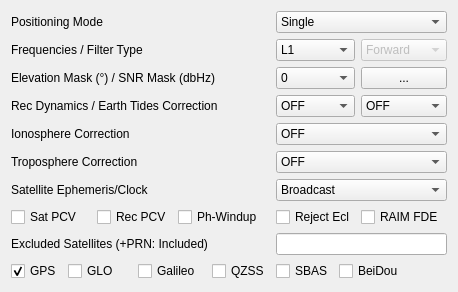
     <widget class="QWidget" name="TabSheet1">
      <property name="toolTip">
       <string/>
      </property>
      <attribute name="title">
       <string>Setting&amp;1</string>
      </attribute>
      <layout class="QGridLayout" name="gridLayout">
       <item row="9" column="0">
        <widget class="QCheckBox" name="NavSys1">
         <property name="toolTip">
          <string/>
         </property>
         <property name="text">
          <string>GPS</string>
         </property>
         <property name="checked">
          <bool>true</bool>
         </property>
        </widget>
       </item>
       <item row="9" column="1" colspan="2">
        <widget class="QCheckBox" name="NavSys2">
         <property name="toolTip">
          <string/>
         </property>
         <property name="text">
          <string>GLO</string>
         </property>
         <property name="checked">
          <bool>false</bool>
         </property>
        </widget>
       </item>
       <item row="9" column="3" colspan="2">
        <widget class="QCheckBox" name="NavSys3">
         <property name="toolTip">
          <string/>
         </property>
         <property name="text">
          <string>Galileo</string>
         </property>
         <property name="checked">
          <bool>false</bool>
         </property>
        </widget>
       </item>
       <item row="9" column="5">
        <widget class="QCheckBox" name="NavSys4">
         <property name="toolTip">
          <string/>
         </property>
         <property name="text">
          <string>QZSS</string>
         </property>
         <property name="checked">
          <bool>false</bool>
         </property>
        </widget>
       </item>
       <item row="9" column="6">
        <widget class="QCheckBox" name="NavSys5">
         <property name="toolTip">
          <string/>
         </property>
         <property name="text">
          <string>SBAS</string>
         </property>
         <property name="checked">
          <bool>false</bool>
         </property>
        </widget>
       </item>
       <item row="9" column="7" colspan="2">
        <widget class="QCheckBox" name="NavSys6">
         <property name="toolTip">
          <string/>
         </property>
         <property name="text">
          <string>BeiDou</string>
         </property>
         <property name="checked">
          <bool>false</bool>
         </property>
        </widget>
       </item>
       <item row="3" column="0" colspan="6">
        <widget class="QLabel" name="Label3">
         <property name="enabled">
          <bool>true</bool>
         </property>
         <property name="toolTip">
          <string/>
         </property>
         <property name="text">
          <string>Rec Dynamics / Earth Tides Correction</string>
         </property>
        </widget>
       </item>
       <item row="3" column="6" colspan="2">
        <widget class="QComboBox" name="DynamicModel">
         <property name="enabled">
          <bool>true</bool>
         </property>
         <property name="toolTip">
          <string/>
         </property>
         <item>
          <property name="text">
           <string>OFF</string>
          </property>
         </item>
         <item>
          <property name="text">
           <string>ON</string>
          </property>
         </item>
        </widget>
       </item>
       <item row="3" column="8">
        <widget class="QComboBox" name="TideCorr">
         <property name="enabled">
          <bool>true</bool>
         </property>
         <property name="toolTip">
          <string/>
         </property>
         <item>
          <property name="text">
           <string>OFF</string>
          </property>
         </item>
         <item>
          <property name="text">
           <string>Solid</string>
          </property>
         </item>
        </widget>
       </item>
       <item row="4" column="0" colspan="4">
        <widget class="QLabel" name="Label8">
         <property name="enabled">
          <bool>true</bool>
         </property>
         <property name="toolTip">
          <string/>
         </property>
         <property name="text">
          <string>Ionosphere Correction</string>
         </property>
        </widget>
       </item>
       <item row="5" column="0" colspan="4">
        <widget class="QLabel" name="Label9">
         <property name="enabled">
          <bool>true</bool>
         </property>
         <property name="toolTip">
          <string/>
         </property>
         <property name="text">
          <string>Troposphere Correction</string>
         </property>
        </widget>
       </item>
       <item row="5" column="6" colspan="3">
        <widget class="QComboBox" name="TropOpt">
         <property name="enabled">
          <bool>true</bool>
         </property>
         <property name="toolTip">
          <string/>
         </property>
         <item>
          <property name="text">
           <string>OFF</string>
          </property>
         </item>
         <item>
          <property name="text">
           <string>Saastamoinen</string>
          </property>
         </item>
         <item>
          <property name="text">
           <string>SBAS</string>
          </property>
         </item>
         <item>
          <property name="text">
           <string>Estimate ZTD</string>
          </property>
         </item>
         <item>
          <property name="text">
           <string>Estimate ZTD+Grad</string>
          </property>
         </item>
        </widget>
       </item>
       <item row="1" column="6" colspan="2">
        <widget class="QComboBox" name="Freq">
         <property name="enabled">
          <bool>true</bool>
         </property>
         <property name="toolTip">
          <string/>
         </property>
         <item>
          <property name="text">
           <string>L1</string>
          </property>
         </item>
         <item>
          <property name="text">
           <string>L1+L2</string>
          </property>
         </item>
        </widget>
       </item>
       <item row="1" column="8">
        <widget class="QComboBox" name="Solution">
         <property name="enabled">
          <bool>false</bool>
         </property>
         <property name="toolTip">
          <string/>
         </property>
         <item>
          <property name="text">
           <string>Forward</string>
          </property>
         </item>
         <item>
          <property name="text">
           <string>Backward</string>
          </property>
         </item>
         <item>
          <property name="text">
           <string>Combined</string>
          </property>
         </item>
        </widget>
       </item>
       <item row="2" column="0" colspan="6">
        <widget class="QLabel" name="LabelElMask">
         <property name="enabled">
          <bool>true</bool>
         </property>
         <property name="toolTip">
          <string/>
         </property>
         <property name="text">
          <string>Elevation Mask (°) / SNR Mask (dbHz)</string>
         </property>
        </widget>
       </item>
       <item row="4" column="6" colspan="3">
        <widget class="QComboBox" name="IonoOpt">
         <property name="enabled">
          <bool>true</bool>
         </property>
         <property name="toolTip">
          <string/>
         </property>
         <item>
          <property name="text">
           <string>OFF</string>
          </property>
         </item>
         <item>
          <property name="text">
           <string>Broadcast</string>
          </property>
         </item>
         <item>
          <property name="text">
           <string>SBAS</string>
          </property>
         </item>
         <item>
          <property name="text">
           <string>Iono-Free LC</string>
          </property>
         </item>
         <item>
          <property name="text">
           <string>Estimate STEC</string>
          </property>
         </item>
         <item>
          <property name="text">
           <string>IONEX TEC</string>
          </property>
         </item>
         <item>
          <property name="text">
           <string>QZSS Broadcast</string>
          </property>
         </item>
         <item>
          <property name="text">
           <string>QZSS LEX</string>
          </property>
         </item>
        </widget>
       </item>
       <item row="2" column="6" colspan="2">
        <widget class="QComboBox" name="ElMask">
         <property name="enabled">
          <bool>true</bool>
         </property>
         <property name="toolTip">
          <string/>
         </property>
         <item>
          <property name="text">
           <string>0</string>
          </property>
         </item>
         <item>
          <property name="text">
           <string>5</string>
          </property>
         </item>
         <item>
          <property name="text">
           <string>10</string>
          </property>
         </item>
         <item>
          <property name="text">
           <string>15</string>
          </property>
         </item>
         <item>
          <property name="text">
           <string>20</string>
          </property>
         </item>
         <item>
          <property name="text">
           <string>25</string>
          </property>
         </item>
         <item>
          <property name="text">
           <string>30</string>
          </property>
         </item>
         <item>
          <property name="text">
           <string>35</string>
          </property>
         </item>
         <item>
          <property name="text">
           <string>40</string>
          </property>
         </item>
         <item>
          <property name="text">
           <string>45</string>
          </property>
         </item>
         <item>
          <property name="text">
           <string>50</string>
          </property>
         </item>
         <item>
          <property name="text">
           <string>55</string>
          </property>
         </item>
         <item>
          <property name="text">
           <string>60</string>
          </property>
         </item>
         <item>
          <property name="text">
           <string>65</string>
          </property>
         </item>
         <item>
          <property name="text">
           <string>70</string>
          </property>
         </item>
        </widget>
       </item>
       <item row="6" column="0" colspan="4">
        <widget class="QLabel" name="Label32">
         <property name="enabled">
          <bool>true</bool>
         </property>
         <property name="toolTip">
          <string/>
         </property>
         <property name="text">
          <string>Satellite Ephemeris/Clock</string>
         </property>
        </widget>
       </item>
       <item row="2" column="8">
        <widget class="QPushButton" name="BtnSnrMask">
         <property name="enabled">
          <bool>true</bool>
         </property>
         <property name="toolTip">
          <string/>
         </property>
         <property name="text">
          <string>...</string>
         </property>
        </widget>
       </item>
       <item row="0" column="6" colspan="3">
        <widget class="QComboBox" name="PosMode">
         <property name="enabled">
          <bool>true</bool>
         </property>
         <property name="toolTip">
          <string/>
         </property>
         <item>
          <property name="text">
           <string>Single</string>
          </property>
         </item>
         <item>
          <property name="text">
           <string>DGPS/DGNSS</string>
          </property>
         </item>
         <item>
          <property name="text">
           <string>Kinematic</string>
          </property>
         </item>
         <item>
          <property name="text">
           <string>Static</string>
          </property>
         </item>
         <item>
          <property name="text">
           <string>Moving-Base</string>
          </property>
         </item>
         <item>
          <property name="text">
           <string>Fixed</string>
          </property>
         </item>
         <item>
          <property name="text">
           <string>PPP Kinematic</string>
          </property>
         </item>
         <item>
          <property name="text">
           <string>PPP Static</string>
          </property>
         </item>
         <item>
          <property name="text">
           <string>PPP Fixed</string>
          </property>
         </item>
        </widget>
       </item>
       <item row="1" column="0" colspan="4">
        <widget class="QLabel" name="LabelFreq">
         <property name="enabled">
          <bool>true</bool>
         </property>
         <property name="toolTip">
          <string/>
         </property>
         <property name="text">
          <string>Frequencies / Filter Type</string>
         </property>
        </widget>
       </item>
       <item row="6" column="6" colspan="3">
        <widget class="QComboBox" name="SatEphem">
         <property name="enabled">
          <bool>true</bool>
         </property>
         <property name="toolTip">
          <string/>
         </property>
         <item>
          <property name="text">
           <string>Broadcast</string>
          </property>
         </item>
         <item>
          <property name="text">
           <string>Precise</string>
          </property>
         </item>
         <item>
          <property name="text">
           <string>Broadcast+SBAS</string>
          </property>
         </item>
         <item>
          <property name="text">
           <string>Broadcast+SSR APC</string>
          </property>
         </item>
         <item>
          <property name="text">
           <string>Broadcast+SSR CoM</string>
          </property>
         </item>
         <item>
          <property name="text">
           <string>QZSS LEX</string>
          </property>
         </item>
        </widget>
       </item>
       <item row="7" column="0" colspan="2">
        <widget class="QCheckBox" name="PosOpt1">
         <property name="toolTip">
          <string/>
         </property>
         <property name="text">
          <string>Sat PCV</string>
         </property>
         <property name="checked">
          <bool>false</bool>
         </property>
        </widget>
       </item>
       <item row="7" column="2" colspan="2">
        <widget class="QCheckBox" name="PosOpt2">
         <property name="toolTip">
          <string/>
         </property>
         <property name="text">
          <string>Rec PCV</string>
         </property>
         <property name="checked">
          <bool>false</bool>
         </property>
        </widget>
       </item>
       <item row="7" column="4" colspan="2">
        <widget class="QCheckBox" name="PosOpt3">
         <property name="toolTip">
          <string/>
         </property>
         <property name="text">
          <string>Ph-Windup</string>
         </property>
         <property name="checked">
          <bool>false</bool>
         </property>
        </widget>
       </item>
       <item row="7" column="6" colspan="2">
        <widget class="QCheckBox" name="PosOpt4">
         <property name="toolTip">
          <string/>
         </property>
         <property name="text">
          <string>Reject Ecl</string>
         </property>
         <property name="checked">
          <bool>false</bool>
         </property>
        </widget>
       </item>
       <item row="7" column="8">
        <widget class="QCheckBox" name="PosOpt5">
         <property name="toolTip">
          <string/>
         </property>
         <property name="text">
          <string>RAIM FDE</string>
         </property>
         <property name="checked">
          <bool>false</bool>
         </property>
        </widget>
       </item>
       <item row="8" column="0" colspan="6">
        <widget class="QLabel" name="Label35">
         <property name="enabled">
          <bool>true</bool>
         </property>
         <property name="toolTip">
          <string/>
         </property>
         <property name="text">
          <string>Excluded Satellites (+PRN: Included)</string>
         </property>
        </widget>
       </item>
       <item row="0" column="0" colspan="3">
        <widget class="QLabel" name="LabelPosMode">
         <property name="enabled">
          <bool>true</bool>
         </property>
         <property name="toolTip">
          <string/>
         </property>
         <property name="text">
          <string>Positioning Mode</string>
         </property>
        </widget>
       </item>
       <item row="8" column="6" colspan="3">
        <widget class="QLineEdit" name="ExSatsE">
         <property name="enabled">
          <bool>true</bool>
         </property>
         <property name="toolTip">
          <string/>
         </property>
         <property name="text">
          <string/>
         </property>
        </widget>
       </item>
      </layout>
     </widget>
